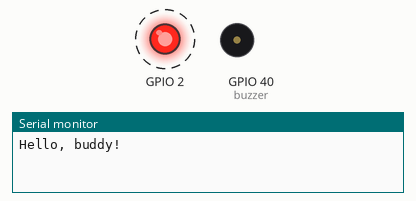
Simulated run of this sketch. Board: ESP32-S3. Parts: output pins drawn as LEDs (lit = HIGH), buzzer (waves = sounding), the last lines printed to the serial monitor. Dashed ring = blinking.

Above: at 0.2 s.
At 2.6 s:
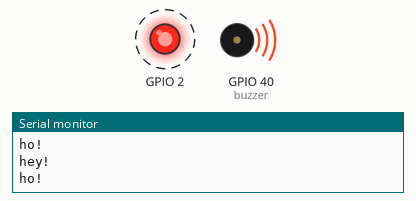
Timing chart, 0 to 3.0 s (numbered marks = the images above):
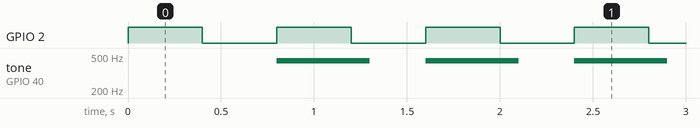

Measured:
- by itself, GPIO 2: alternates HIGH for 0.40 s and LOW for 0.40 s
- by itself, tone on GPIO 40 (buzzer): alternates 440 Hz for 0.50 s and silent for 0.30 s

The sketch:

led_speaker_example.ino
```cpp
void setup() {
  // put your setup code here, to run once:
  Serial.begin(115200);
  Serial.println("Hello, buddy!");

  pinMode(2, OUTPUT);
}

void loop() {
  digitalWrite(2, HIGH);


  delay(400); // this speeds up the simulation
  Serial.println("hey!");
      digitalWrite(2, LOW);
  delay(400);
  Serial.println("ho!");
  tone(40, 440, 500);


}
```
